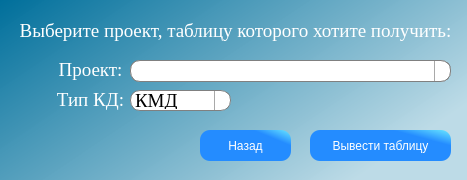
<?xml version="1.0" encoding="UTF-8"?>
<ui version="4.0">
 <class>MainWindow</class>
 <widget class="QMainWindow" name="MainWindow">
  <property name="geometry">
   <rect>
    <x>0</x>
    <y>0</y>
    <width>467</width>
    <height>180</height>
   </rect>
  </property>
  <property name="minimumSize">
   <size>
    <width>467</width>
    <height>180</height>
   </size>
  </property>
  <property name="maximumSize">
   <size>
    <width>467</width>
    <height>180</height>
   </size>
  </property>
  <property name="windowTitle">
   <string>Вывод таблицы</string>
  </property>
  <property name="styleSheet">
   <string notr="true">QWidget#centralwidget{
     background:qlineargradient(spread:pad, x1:0, y1:0, x2:1, y2:0.574, stop:0 rgba(0, 111, 155, 255), stop:1 rgba(187, 218, 230, 248));
}
</string>
  </property>
  <widget class="QWidget" name="centralwidget">
   <widget class="QComboBox" name="progectBox">
    <property name="geometry">
     <rect>
      <x>130</x>
      <y>60</y>
      <width>321</width>
      <height>22</height>
     </rect>
    </property>
    <property name="font">
     <font>
      <family>Times New Roman</family>
      <pointsize>14</pointsize>
      <weight>9</weight>
      <italic>false</italic>
      <bold>false</bold>
     </font>
    </property>
    <property name="styleSheet">
     <string notr="true">QComboBox {
    border: 1px solid gray;
    border-radius: 10px;
    font: 75 14pt &quot;Times New Roman&quot;;
	color: black;
}
QComboBox QAbstractItemView {
    border: 3px solid darkgray;
    selection-background-color:qlineargradient(spread:pad, x1:0.886, y1:0.0625, x2:1, y2:0, stop:0.869318 rgba(0, 124, 255, 237), stop:1 rgba(255, 255, 255, 255));
	color: black;
}
QComboBox:on { /* shift the text when the popup opens */
    padding-top: 3px;
    padding-left: 4px;
	color: black;
}

QComboBox::drop-down {
    subcontrol-origin: padding;
    subcontrol-position: top right;
    width: 15px;
    border-left-width: 1px;
    border-left-color: darkgray;
    border-left-style: solid; /* just a single line */
    border-top-right-radius: 3px; /* same radius as the QComboBox */
    border-bottom-right-radius: 3px;
	color: black;
}

QComboBox::down-arrow {
    image: url(:/arrow/dop/arrow.png);
	height: 18;
	width: 18;
}

QComboBox::down-arrow:on { /* shift the arrow when popup is open */
    top: 1px;
    left: 1px;
}
QComboBox:editable {
    background: white;
	color: black;
	}

QComboBox:!editable, QComboBox::drop-down:editable {
     background: qlineargradient(x1: 0, y1: 0, x2: 0, y2: 1,
                                 stop: 0 #E1E1E1, stop: 0.4 #DDDDDD,
                                 stop: 0.5 #D8D8D8, stop: 1.0 #D3D3D3);
}

/* QComboBox gets the &quot;on&quot; state when the popup is open */
QComboBox:!editable:on, QComboBox::drop-down:editable:on {
    background: qlineargradient(x1: 0, y1: 0, x2: 0, y2: 1,
                                stop: 0 #D3D3D3, stop: 0.4 #D8D8D8,
                                stop: 0.5 #DDDDDD, stop: 1.0 #E1E1E1);
}
QComboBox QAbstractItemView::item:hover {
    color: black;
    background-color: lightgreen;   /*  The whole drop-down window crosss the background color of each item */
}

/*  After dropping, the entire drop-down window is selected for each pattern. */
QComboBox QAbstractItemView::item:selected {
   	color: black;
    background-color: lightgreen;
}
QComboBox:hover {
    background:qradialgradient(spread:pad, cx:0.5, cy:0.5, radius:0.5, fx:0.5, fy:0.5, stop:0 rgba(209, 248, 255, 255), stop:1 rgba(234, 255, 255, 255));
	color: black;
}</string>
    </property>
   </widget>
   <widget class="QPushButton" name="backButton">
    <property name="geometry">
     <rect>
      <x>200</x>
      <y>130</y>
      <width>91</width>
      <height>31</height>
     </rect>
    </property>
    <property name="styleSheet">
     <string notr="true">QPushButton{
     background-color: qlineargradient(spread:pad, x1:0.75, y1:0.204545, x2:1, y2:0, stop:0 rgba(36, 140, 255, 255), stop:1 rgba(106, 232, 255, 255));
     border-style: outset;
     border-radius: 10px;
     font: 10pt &quot;Times New Roman&quot;;
	 color:white;
 }

QPushButton:hover{
     background-color:qlineargradient(spread:reflect, x1:0, y1:0.261, x2:0.989, y2:0, stop:0.267045 rgba(255, 0, 0, 255), stop:1 rgba(255, 255, 255, 255));
     border-style: inset;
     font: 12pt &quot;Times New Roman&quot;;
	 color:black;
 }</string>
    </property>
    <property name="text">
     <string>Назад</string>
    </property>
   </widget>
   <widget class="QPushButton" name="print_tableButton">
    <property name="geometry">
     <rect>
      <x>310</x>
      <y>130</y>
      <width>141</width>
      <height>31</height>
     </rect>
    </property>
    <property name="styleSheet">
     <string notr="true">QPushButton{
     background-color: qlineargradient(spread:pad, x1:0.75, y1:0.204545, x2:1, y2:0, stop:0 rgba(36, 140, 255, 255), stop:1 rgba(106, 232, 255, 255));
     border-style: outset;
     border-radius: 10px;
     font: 10pt &quot;Times New Roman&quot;;
	 color:white;
 }

QPushButton:hover{
     background-color:qlineargradient(spread:pad, x1:0, y1:0, x2:1, y2:0, stop:0 rgba(0, 171, 0, 255), stop:1 rgba(255, 255, 255, 255));
     border-style: inset;
     font: 12pt &quot;Times New Roman&quot;;
	 color:black;
 }</string>
    </property>
    <property name="text">
     <string>Вывести таблицу</string>
    </property>
   </widget>
   <widget class="QLabel" name="label">
    <property name="geometry">
     <rect>
      <x>50</x>
      <y>60</y>
      <width>81</width>
      <height>20</height>
     </rect>
    </property>
    <property name="font">
     <font>
      <family>Times New Roman</family>
      <pointsize>14</pointsize>
      <weight>50</weight>
      <bold>false</bold>
     </font>
    </property>
    <property name="styleSheet">
     <string notr="true">color:white;</string>
    </property>
    <property name="text">
     <string>Проект:</string>
    </property>
    <property name="alignment">
     <set>Qt::AlignCenter</set>
    </property>
   </widget>
   <widget class="QLabel" name="label_2">
    <property name="geometry">
     <rect>
      <x>10</x>
      <y>10</y>
      <width>451</width>
      <height>41</height>
     </rect>
    </property>
    <property name="font">
     <font>
      <family>Times New Roman</family>
      <pointsize>14</pointsize>
      <weight>50</weight>
      <bold>false</bold>
     </font>
    </property>
    <property name="styleSheet">
     <string notr="true">font: 14pt &quot;Times New Roman&quot;;
color:white;</string>
    </property>
    <property name="text">
     <string>Выберите проект, таблицу которого хотите получить:</string>
    </property>
    <property name="alignment">
     <set>Qt::AlignCenter</set>
    </property>
    <property name="wordWrap">
     <bool>true</bool>
    </property>
   </widget>
   <widget class="QComboBox" name="type_progBox">
    <property name="geometry">
     <rect>
      <x>130</x>
      <y>90</y>
      <width>101</width>
      <height>21</height>
     </rect>
    </property>
    <property name="font">
     <font>
      <family>Times New Roman</family>
      <pointsize>14</pointsize>
      <weight>9</weight>
      <italic>false</italic>
      <bold>false</bold>
     </font>
    </property>
    <property name="styleSheet">
     <string notr="true">QComboBox {
    border: 1px solid gray;
    border-radius: 10px;
    font: 75 14pt &quot;Times New Roman&quot;;
}
QComboBox QAbstractItemView {
    border: 3px solid darkgray;
    selection-background-color:qlineargradient(spread:pad, x1:0.886, y1:0.0625, x2:1, y2:0, stop:0.869318 rgba(0, 124, 255, 237), stop:1 rgba(255, 255, 255, 255));
}
QComboBox:on { /* shift the text when the popup opens */
    padding-top: 3px;
    padding-left: 4px;
}

QComboBox::drop-down {
    subcontrol-origin: padding;
    subcontrol-position: top right;
    width: 15px;
    border-left-width: 1px;
    border-left-color: darkgray;
    border-left-style: solid; /* just a single line */
    border-top-right-radius: 3px; /* same radius as the QComboBox */
    border-bottom-right-radius: 3px;
}

QComboBox::down-arrow {
    image: url(:/arrow/dop/arrow.png);
	height: 18;
	width: 18;
}

QComboBox::down-arrow:on { /* shift the arrow when popup is open */
    top: 1px;
    left: 1px;
}
QComboBox:editable {
    background: white;
}

QComboBox:!editable, QComboBox::drop-down:editable {
     background: qlineargradient(x1: 0, y1: 0, x2: 0, y2: 1,
                                 stop: 0 #E1E1E1, stop: 0.4 #DDDDDD,
                                 stop: 0.5 #D8D8D8, stop: 1.0 #D3D3D3);
}

/* QComboBox gets the &quot;on&quot; state when the popup is open */
QComboBox:!editable:on, QComboBox::drop-down:editable:on {
    background: qlineargradient(x1: 0, y1: 0, x2: 0, y2: 1,
                                stop: 0 #D3D3D3, stop: 0.4 #D8D8D8,
                                stop: 0.5 #DDDDDD, stop: 1.0 #E1E1E1);
}
QComboBox QAbstractItemView::item:hover {
    color: black;
    background-color: lightgreen;   /*  The whole drop-down window crosss the background color of each item */
}

/*  After dropping, the entire drop-down window is selected for each pattern. */
QComboBox QAbstractItemView::item:selected {
    color: #FFFFFF;
    background-color: lightgreen;
}
QComboBox:hover {
    background:qradialgradient(spread:pad, cx:0.5, cy:0.5, radius:0.5, fx:0.5, fy:0.5, stop:0 rgba(209, 248, 255, 255), stop:1 rgba(234, 255, 255, 255));
}</string>
    </property>
    <item>
     <property name="text">
      <string>КМД</string>
     </property>
    </item>
    <item>
     <property name="text">
      <string>ПВХ</string>
     </property>
    </item>
    <item>
     <property name="text">
      <string>СПУ</string>
     </property>
    </item>
   </widget>
   <widget class="QLabel" name="label_3">
    <property name="geometry">
     <rect>
      <x>40</x>
      <y>90</y>
      <width>101</width>
      <height>20</height>
     </rect>
    </property>
    <property name="font">
     <font>
      <family>Times New Roman</family>
      <pointsize>14</pointsize>
      <weight>50</weight>
      <bold>false</bold>
     </font>
    </property>
    <property name="styleSheet">
     <string notr="true">color:white;</string>
    </property>
    <property name="text">
     <string>Тип КД:</string>
    </property>
    <property name="alignment">
     <set>Qt::AlignCenter</set>
    </property>
   </widget>
   <widget class="QComboBox" name="progectBox_2">
    <property name="geometry">
     <rect>
      <x>130</x>
      <y>60</y>
      <width>321</width>
      <height>22</height>
     </rect>
    </property>
    <property name="font">
     <font>
      <family>Times New Roman</family>
      <pointsize>14</pointsize>
      <weight>9</weight>
      <italic>false</italic>
      <bold>false</bold>
     </font>
    </property>
    <property name="styleSheet">
     <string notr="true">QComboBox {
    border: 1px solid gray;
    border-radius: 10px;
    font: 75 14pt &quot;Times New Roman&quot;;
	color: black;
}
QComboBox QAbstractItemView {
    border: 3px solid darkgray;
    selection-background-color:qlineargradient(spread:pad, x1:0.886, y1:0.0625, x2:1, y2:0, stop:0.869318 rgba(0, 124, 255, 237), stop:1 rgba(255, 255, 255, 255));
	color: black;
}
QComboBox:on { /* shift the text when the popup opens */
    padding-top: 3px;
    padding-left: 4px;
	color: black;
}

QComboBox::drop-down {
    subcontrol-origin: padding;
    subcontrol-position: top right;
    width: 15px;
    border-left-width: 1px;
    border-left-color: darkgray;
    border-left-style: solid; /* just a single line */
    border-top-right-radius: 3px; /* same radius as the QComboBox */
    border-bottom-right-radius: 3px;
	color: black;
}

QComboBox::down-arrow {
    image: url(:/arrow/dop/arrow.png);
	height: 18;
	width: 18;
}

QComboBox::down-arrow:on { /* shift the arrow when popup is open */
    top: 1px;
    left: 1px;
}
QComboBox:editable {
    background: white;
	color: black;
	}

QComboBox:!editable, QComboBox::drop-down:editable {
     background: qlineargradient(x1: 0, y1: 0, x2: 0, y2: 1,
                                 stop: 0 #E1E1E1, stop: 0.4 #DDDDDD,
                                 stop: 0.5 #D8D8D8, stop: 1.0 #D3D3D3);
}

/* QComboBox gets the &quot;on&quot; state when the popup is open */
QComboBox:!editable:on, QComboBox::drop-down:editable:on {
    background: qlineargradient(x1: 0, y1: 0, x2: 0, y2: 1,
                                stop: 0 #D3D3D3, stop: 0.4 #D8D8D8,
                                stop: 0.5 #DDDDDD, stop: 1.0 #E1E1E1);
}
QComboBox QAbstractItemView::item:hover {
    color: black;
    background-color: lightgreen;   /*  The whole drop-down window crosss the background color of each item */
}

/*  After dropping, the entire drop-down window is selected for each pattern. */
QComboBox QAbstractItemView::item:selected {
   	color: black;
    background-color: lightgreen;
}
QComboBox:hover {
    background:qradialgradient(spread:pad, cx:0.5, cy:0.5, radius:0.5, fx:0.5, fy:0.5, stop:0 rgba(209, 248, 255, 255), stop:1 rgba(234, 255, 255, 255));
	color: black;
}</string>
    </property>
   </widget>
  </widget>
 </widget>
 <resources>
  <include location="../images/images_store.qrc"/>
 </resources>
 <connections/>
</ui>
